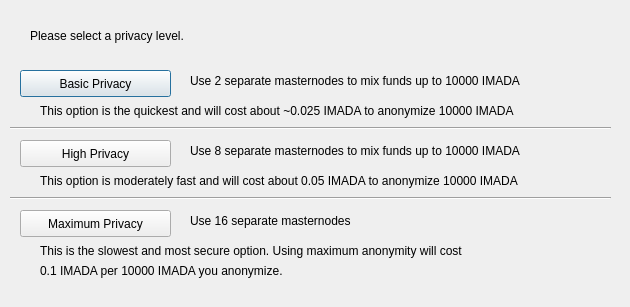
<?xml version="1.0" encoding="UTF-8"?>
<ui version="4.0">
 <class>DarksendConfig</class>
 <widget class="QDialog" name="DarksendConfig">
  <property name="geometry">
   <rect>
    <x>0</x>
    <y>0</y>
    <width>630</width>
    <height>307</height>
   </rect>
  </property>
  <property name="windowTitle">
   <string>Configure Darksend</string>
  </property>
  <widget class="QPushButton" name="buttonBasic">
   <property name="geometry">
    <rect>
     <x>20</x>
     <y>70</y>
     <width>151</width>
     <height>27</height>
    </rect>
   </property>
   <property name="text">
    <string>Basic Privacy</string>
   </property>
  </widget>
  <widget class="QPushButton" name="buttonHigh">
   <property name="geometry">
    <rect>
     <x>20</x>
     <y>140</y>
     <width>151</width>
     <height>27</height>
    </rect>
   </property>
   <property name="text">
    <string>High Privacy</string>
   </property>
  </widget>
  <widget class="QPushButton" name="buttonMax">
   <property name="geometry">
    <rect>
     <x>20</x>
     <y>210</y>
     <width>151</width>
     <height>27</height>
    </rect>
   </property>
   <property name="text">
    <string>Maximum Privacy</string>
   </property>
  </widget>
  <widget class="QLabel" name="label">
   <property name="geometry">
    <rect>
     <x>30</x>
     <y>20</y>
     <width>571</width>
     <height>31</height>
    </rect>
   </property>
   <property name="text">
    <string>Please select a privacy level.</string>
   </property>
  </widget>
  <widget class="QLabel" name="label_2">
   <property name="geometry">
    <rect>
     <x>190</x>
     <y>70</y>
     <width>421</width>
     <height>21</height>
    </rect>
   </property>
   <property name="text">
    <string>Use 2 separate masternodes to mix funds up to 10000 IMADA</string>
   </property>
  </widget>
  <widget class="QLabel" name="label_3">
   <property name="geometry">
    <rect>
     <x>190</x>
     <y>140</y>
     <width>411</width>
     <height>21</height>
    </rect>
   </property>
   <property name="text">
    <string>Use 8 separate masternodes to mix funds up to 10000 IMADA</string>
   </property>
  </widget>
  <widget class="QLabel" name="label_4">
   <property name="geometry">
    <rect>
     <x>190</x>
     <y>210</y>
     <width>421</width>
     <height>21</height>
    </rect>
   </property>
   <property name="text">
    <string>Use 16 separate masternodes</string>
   </property>
  </widget>
  <widget class="QLabel" name="label_6">
   <property name="geometry">
    <rect>
     <x>40</x>
     <y>100</y>
     <width>561</width>
     <height>21</height>
    </rect>
   </property>
   <property name="text">
    <string>This option is the quickest and will cost about ~0.025 IMADA to anonymize 10000 IMADA</string>
   </property>
  </widget>
  <widget class="QLabel" name="label_7">
   <property name="geometry">
    <rect>
     <x>40</x>
     <y>170</y>
     <width>561</width>
     <height>21</height>
    </rect>
   </property>
   <property name="text">
    <string>This option is moderately fast and will cost about 0.05 IMADA to anonymize 10000 IMADA</string>
   </property>
  </widget>
  <widget class="QLabel" name="label_8">
   <property name="geometry">
    <rect>
     <x>40</x>
     <y>240</y>
     <width>561</width>
     <height>21</height>
    </rect>
   </property>
   <property name="text">
    <string>This is the slowest and most secure option. Using maximum anonymity will cost</string>
   </property>
  </widget>
  <widget class="QLabel" name="label_9">
   <property name="geometry">
    <rect>
     <x>40</x>
     <y>260</y>
     <width>561</width>
     <height>21</height>
    </rect>
   </property>
   <property name="text">
    <string>0.1 IMADA per 10000 IMADA you anonymize.</string>
   </property>
  </widget>
  <widget class="Line" name="line">
   <property name="geometry">
    <rect>
     <x>10</x>
     <y>120</y>
     <width>601</width>
     <height>16</height>
    </rect>
   </property>
   <property name="orientation">
    <enum>Qt::Horizontal</enum>
   </property>
  </widget>
  <widget class="Line" name="line_2">
   <property name="geometry">
    <rect>
     <x>10</x>
     <y>190</y>
     <width>601</width>
     <height>16</height>
    </rect>
   </property>
   <property name="orientation">
    <enum>Qt::Horizontal</enum>
   </property>
  </widget>
 </widget>
 <resources/>
 <connections/>
</ui>
